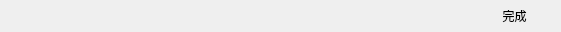
<?xml version="1.0" encoding="UTF-8"?>
<ui version="4.0">
 <class>ControlWidget</class>
 <widget class="QWidget" name="ControlWidget">
  <property name="geometry">
   <rect>
    <x>0</x>
    <y>0</y>
    <width>561</width>
    <height>32</height>
   </rect>
  </property>
  <property name="windowTitle">
   <string>Form</string>
  </property>
  <layout class="QHBoxLayout" name="horizontalLayout">
   <property name="spacing">
    <number>6</number>
   </property>
   <property name="leftMargin">
    <number>6</number>
   </property>
   <property name="topMargin">
    <number>0</number>
   </property>
   <property name="rightMargin">
    <number>6</number>
   </property>
   <property name="bottomMargin">
    <number>0</number>
   </property>
   <item>
    <widget class="QToolButton" name="rectangleBtn">
     <property name="toolTip">
      <string>画矩形</string>
     </property>
     <property name="text">
      <string/>
     </property>
     <property name="icon">
      <iconset resource="../res.qrc">
       <normaloff>:/res/pic/control_01.jpg</normaloff>:/res/pic/control_01.jpg</iconset>
     </property>
     <property name="iconSize">
      <size>
       <width>25</width>
       <height>25</height>
      </size>
     </property>
     <property name="autoRaise">
      <bool>true</bool>
     </property>
    </widget>
   </item>
   <item>
    <widget class="QToolButton" name="drawRoundBtn">
     <property name="toolTip">
      <string>画圆</string>
     </property>
     <property name="text">
      <string/>
     </property>
     <property name="icon">
      <iconset resource="../res.qrc">
       <normaloff>:/res/pic/control_02.jpg</normaloff>:/res/pic/control_02.jpg</iconset>
     </property>
     <property name="iconSize">
      <size>
       <width>25</width>
       <height>25</height>
      </size>
     </property>
     <property name="autoRaise">
      <bool>true</bool>
     </property>
    </widget>
   </item>
   <item>
    <widget class="QToolButton" name="arrowBtn">
     <property name="toolTip">
      <string>画箭头</string>
     </property>
     <property name="text">
      <string/>
     </property>
     <property name="icon">
      <iconset resource="../res.qrc">
       <normaloff>:/res/pic/control_03.jpg</normaloff>:/res/pic/control_03.jpg</iconset>
     </property>
     <property name="iconSize">
      <size>
       <width>25</width>
       <height>25</height>
      </size>
     </property>
     <property name="autoRaise">
      <bool>true</bool>
     </property>
    </widget>
   </item>
   <item>
    <widget class="QToolButton" name="drawLineBtn">
     <property name="toolTip">
      <string>画笔</string>
     </property>
     <property name="text">
      <string/>
     </property>
     <property name="icon">
      <iconset resource="../res.qrc">
       <normaloff>:/res/pic/control_04.jpg</normaloff>:/res/pic/control_04.jpg</iconset>
     </property>
     <property name="iconSize">
      <size>
       <width>25</width>
       <height>25</height>
      </size>
     </property>
     <property name="autoRaise">
      <bool>true</bool>
     </property>
    </widget>
   </item>
   <item>
    <widget class="QToolButton" name="mosaicBtn">
     <property name="toolTip">
      <string>马赛克</string>
     </property>
     <property name="text">
      <string/>
     </property>
     <property name="icon">
      <iconset resource="../res.qrc">
       <normaloff>:/res/pic/control_05.jpg</normaloff>:/res/pic/control_05.jpg</iconset>
     </property>
     <property name="iconSize">
      <size>
       <width>25</width>
       <height>25</height>
      </size>
     </property>
     <property name="autoRaise">
      <bool>true</bool>
     </property>
    </widget>
   </item>
   <item>
    <widget class="QToolButton" name="textEditBtn">
     <property name="toolTip">
      <string>添加文字</string>
     </property>
     <property name="text">
      <string/>
     </property>
     <property name="icon">
      <iconset resource="../res.qrc">
       <normaloff>:/res/pic/control_06.jpg</normaloff>:/res/pic/control_06.jpg</iconset>
     </property>
     <property name="iconSize">
      <size>
       <width>25</width>
       <height>25</height>
      </size>
     </property>
     <property name="autoRaise">
      <bool>true</bool>
     </property>
    </widget>
   </item>
   <item>
    <widget class="QToolButton" name="returneditBtn">
     <property name="toolTip">
      <string>撤销操作</string>
     </property>
     <property name="text">
      <string/>
     </property>
     <property name="icon">
      <iconset resource="../res.qrc">
       <normaloff>:/res/pic/control_07.jpg</normaloff>:/res/pic/control_07.jpg</iconset>
     </property>
     <property name="iconSize">
      <size>
       <width>25</width>
       <height>25</height>
      </size>
     </property>
     <property name="autoRaise">
      <bool>true</bool>
     </property>
    </widget>
   </item>
   <item>
    <widget class="QToolButton" name="saveBtn">
     <property name="toolTip">
      <string>保存截图</string>
     </property>
     <property name="text">
      <string/>
     </property>
     <property name="icon">
      <iconset resource="../res.qrc">
       <normaloff>:/res/pic/control_08.jpg</normaloff>:/res/pic/control_08.jpg</iconset>
     </property>
     <property name="iconSize">
      <size>
       <width>25</width>
       <height>25</height>
      </size>
     </property>
     <property name="autoRaise">
      <bool>true</bool>
     </property>
    </widget>
   </item>
   <item>
    <widget class="QToolButton" name="toolButton_7">
     <property name="text">
      <string/>
     </property>
     <property name="icon">
      <iconset resource="../res.qrc">
       <normaloff>:/res/pic/control_09.jpg</normaloff>:/res/pic/control_09.jpg</iconset>
     </property>
     <property name="iconSize">
      <size>
       <width>25</width>
       <height>25</height>
      </size>
     </property>
     <property name="autoRaise">
      <bool>true</bool>
     </property>
    </widget>
   </item>
   <item>
    <widget class="QToolButton" name="toolButton_6">
     <property name="text">
      <string/>
     </property>
     <property name="icon">
      <iconset resource="../res.qrc">
       <normaloff>:/res/pic/control_10.jpg</normaloff>:/res/pic/control_10.jpg</iconset>
     </property>
     <property name="iconSize">
      <size>
       <width>25</width>
       <height>25</height>
      </size>
     </property>
     <property name="autoRaise">
      <bool>true</bool>
     </property>
    </widget>
   </item>
   <item>
    <widget class="QToolButton" name="toolButton">
     <property name="text">
      <string/>
     </property>
     <property name="icon">
      <iconset resource="../res.qrc">
       <normaloff>:/res/pic/control_11.jpg</normaloff>:/res/pic/control_11.jpg</iconset>
     </property>
     <property name="iconSize">
      <size>
       <width>25</width>
       <height>25</height>
      </size>
     </property>
     <property name="toolButtonStyle">
      <enum>Qt::ToolButtonIconOnly</enum>
     </property>
     <property name="autoRaise">
      <bool>true</bool>
     </property>
     <property name="arrowType">
      <enum>Qt::NoArrow</enum>
     </property>
    </widget>
   </item>
   <item>
    <widget class="QToolButton" name="cancelBtn">
     <property name="toolTip">
      <string>退出截图</string>
     </property>
     <property name="text">
      <string/>
     </property>
     <property name="icon">
      <iconset resource="../res.qrc">
       <normaloff>:/res/pic/control_12.jpg</normaloff>:/res/pic/control_12.jpg</iconset>
     </property>
     <property name="iconSize">
      <size>
       <width>25</width>
       <height>25</height>
      </size>
     </property>
     <property name="autoRaise">
      <bool>true</bool>
     </property>
    </widget>
   </item>
   <item>
    <widget class="QPushButton" name="finishBtn">
     <property name="toolTip">
      <string>完成截图</string>
     </property>
     <property name="text">
      <string>完成</string>
     </property>
     <property name="icon">
      <iconset resource="../res.qrc">
       <normaloff>:/res/pic/control_13.jpg</normaloff>:/res/pic/control_13.jpg</iconset>
     </property>
     <property name="flat">
      <bool>true</bool>
     </property>
    </widget>
   </item>
  </layout>
 </widget>
 <resources>
  <include location="../res.qrc"/>
 </resources>
 <connections/>
</ui>
